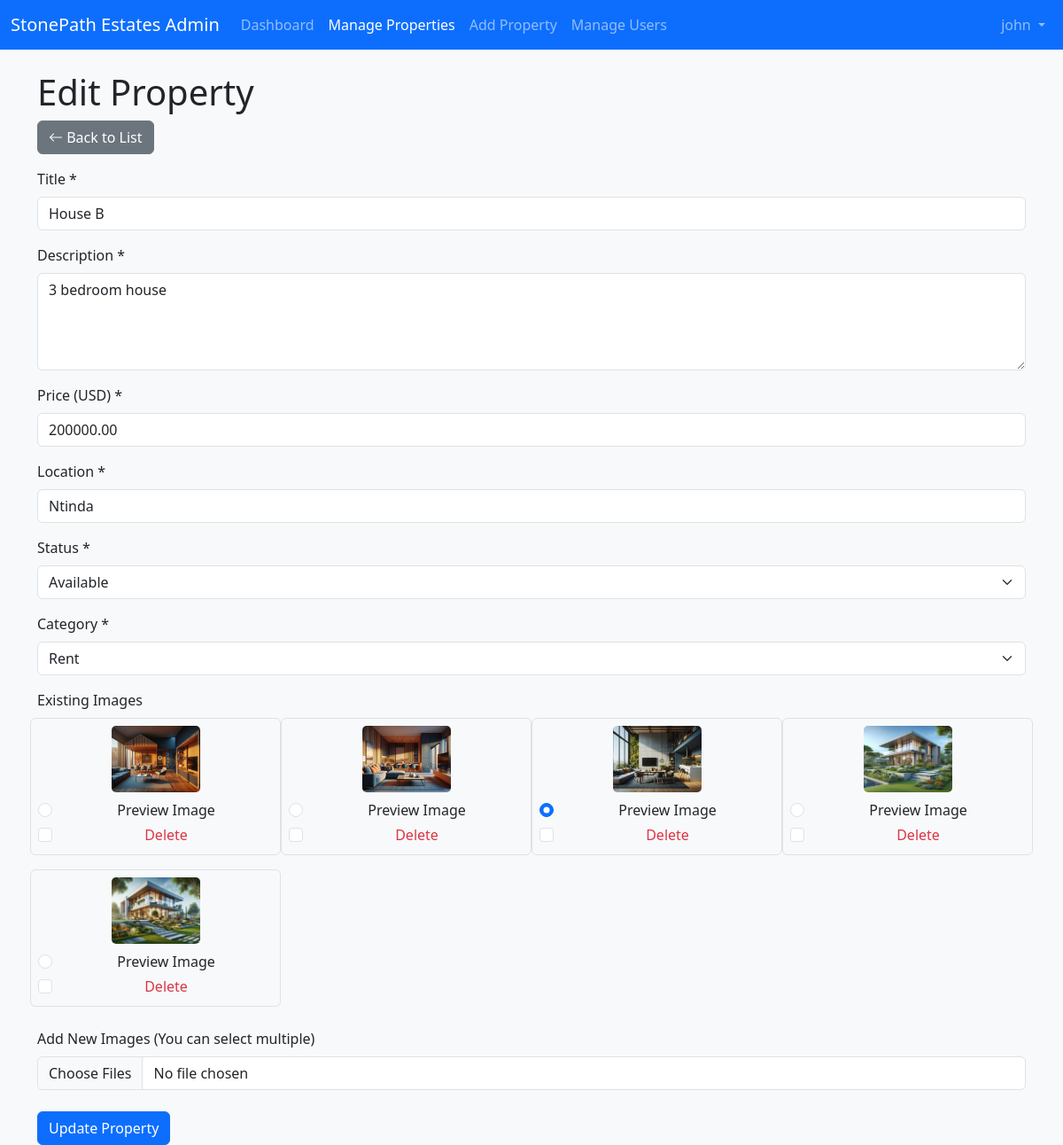
The page /admin/edit_property.php?id=4 (signed in) on the database its author committed.
### tables this page shows
CREATE TABLE `properties` (
  `id` int(11) NOT NULL,
  `title` varchar(255) NOT NULL,
  `description` text DEFAULT NULL,
  `category` varchar(50) NOT NULL,
  `preview_image` varchar(255) DEFAULT NULL,
  `price` decimal(12,2) NOT NULL,
  `location` varchar(255) NOT NULL,
  `status` enum('available','rented','sold') DEFAULT 'available',
  `image` varchar(255) DEFAULT NULL,
  `created_at` timestamp NOT NULL DEFAULT current_timestamp()
);

CREATE TABLE `property_images` (
  `id` int(11) NOT NULL,
  `property_id` int(11) NOT NULL,
  `image_path` varchar(255) NOT NULL,
  `is_main` tinyint(1) DEFAULT 0
);

### admin/edit_property.php (the view, shortened to what this page needs)
<?php
require_once 'includes/connect.php';
$propertyId = (int)$_GET['id'];
$stmt = $pdo->prepare("SELECT * FROM properties WHERE id = ?");
$stmt->execute([$propertyId]);
$property = $stmt->fetch();
$stmtImg = $pdo->prepare("SELECT * FROM property_images WHERE property_id = ?");
$stmtImg->execute([$propertyId]);
$images = $stmtImg->fetchAll();
?>
<!DOCTYPE html>
<html lang="en">
<head>
    <link href="https://cdn.jsdelivr.net/npm/bootstrap@5.3.0/dist/css/bootstrap.min.css" rel="stylesheet" />
    <link href="https://cdn.jsdelivr.net/npm/bootstrap-icons@1.10.5/font/bootstrap-icons.css" rel="stylesheet" />
</head>
<body>
<?php include 'includes/header.php'; ?>
<div class="container mt-4">
    <h1>Edit Property</h1>
    <a href="manage_properties.php" class="btn btn-secondary mb-3"><i class="bi bi-arrow-left"></i> Back to List</a>
    <form action="edit_property.php?id=<?= $propertyId ?>" method="POST" enctype="multipart/form-data" novalidate>
        <div class="mb-3">
            <label for="title" class="form-label">Title *</label>
            <input type="text" id="title" name="title" class="form-control" required minlength="3" value="<?= htmlspecialchars($property['title']) ?>">
        </div>
        <div class="mb-3">
            <label for="description" class="form-label">Description *</label>
            <textarea id="description" name="description" class="form-control" rows="4" required><?= htmlspecialchars($property['description']) ?></textarea>
        </div>
        <div class="mb-3">
            <label for="price" class="form-label">Price (USD) *</label>
            <input type="number" id="price" name="price" min="0" step="0.01" class="form-control" required value="<?= htmlspecialchars($property['price']) ?>">
        </div>
        <div class="mb-3">
            <label for="location" class="form-label">Location *</label>
            <input type="text" id="location" name="location" class="form-control" required value="<?= htmlspecialchars($property['location']) ?>">
        </div>
        <div class="mb-3">
            <label for="status" class="form-label">Status *</label>
            <select id="status" name="status" class="form-select" required>
                <?php
                $statuses = ['available' => 'Available', 'sold' => 'Sold', 'pending' => 'Pending'];
                foreach ($statuses as $val => $label) {
                    $selected = $property['status'] === $val ? 'selected' : '';
                    echo "<option value=\"$val\" $selected>$label</option>";
                }
                ?>
            </select>
        </div>
        <div class="mb-3">
            <label for="category" class="form-label">Category *</label>
            <select id="category" name="category" class="form-select" required>
                <?php
                $categories = ['rent' => 'Rent', 'sell' => 'Sell', 'airbnb' => 'Airbnb', 'other' => 'Other'];
                foreach ($categories as $val => $label) {
                    $selected = $property['category'] === $val ? 'selected' : '';
                    echo "<option value=\"$val\" $selected>$label</option>";
                }
                ?>
            </select>
        </div>
        <div class="mb-4">
            <label class="form-label">Existing Images</label>
            <?php if (count($images) === 0): ?>
                <p>No images uploaded for this property yet.</p>
            <?php else: ?>
                <div class="row g-3">
                    <?php foreach ($images as $img): ?>
                        <div class="col-md-3 text-center border rounded p-2 position-relative">
                            <img src="<?= htmlspecialchars($img['image_path']) ?>" alt="Image" class="thumb-img mb-2" />
                            <div>
                                <div class="form-check">
                                    <input class="form-check-input" type="radio"
                                        name="preview_image"
                                        id="preview_<?= $img['id'] ?>"
                                        value="<?= $img['id'] ?>"
                                        <?= ($property['preview_image'] === $img['image_path']) ? 'checked' : '' ?>
                                    >
                                    <label class="form-check-label" for="preview_<?= $img['id'] ?>">
                                        Preview Image
                                    </label>
                                </div>
                                <div class="form-check mt-1">
                                    <input class="form-check-input" type="checkbox" name="delete_images[]" id="delete_<?= $img['id'] ?>" value="<?= $img['id'] ?>">
                                    <label class="form-check-label text-danger" for="delete_<?= $img['id'] ?>">Delete</label>
                                </div>
                            </div>
                        </div>
                    <?php endforeach; ?>
                </div>
            <?php endif; ?>
        </div>
        <div class="mb-4">
            <label for="new_images" class="form-label">Add New Images (You can select multiple)</label>
            <input type="file" id="new_images" name="new_images[]" class="form-control" accept="image/*" multiple>
        </div>
        <button type="submit" class="btn btn-primary">Update Property</button>
    </form>
</div>
<?php include 'includes/footer.php'; ?>
</body>
</html>

### admin/edit_property.php (style rules this page uses)
.thumb-img { width: 100px; height: 75px; object-fit: cover; border-radius: 5px; }
.form-check-label { user-select: none; }

### admin/includes/header.php (style rules this page uses)
body { min-height: 100vh; background-color: #f8f9fa; }

### rows shown on the page
properties: title "House B", description "3 bedroom house", price "200000.00", location "Ntinda", preview_image "☐ Preview Image", preview_image "☑ Preview Image"
property_images: image_path (picture)
property_images: image_path (picture)
property_images: image_path (picture)
property_images: image_path (picture)
property_images: image_path (picture)

### other values the page prints
$_SESSION['admin_username'] "john"
form field status "Available"
form field category "Rent"
